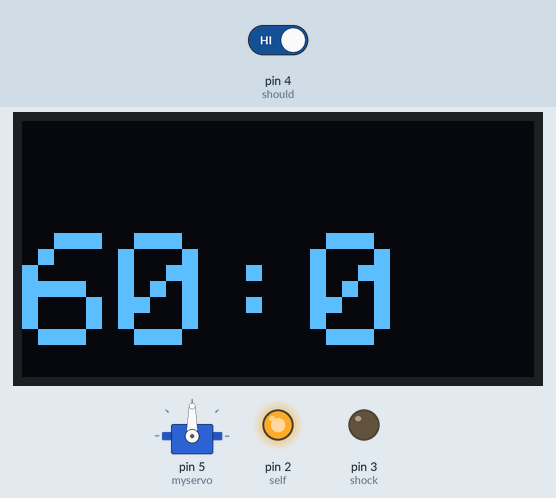
Recording of a sketch running on a simulated Arduino Uno, built with avr-gcc and run on an emulated ATmega328P. Shown: servo, 128×64 one-colour display, output pins drawn as LEDs (lit = HIGH). The test bench sets the inputs (shaded band); at power-on: pin 4 (should) HIGH. What the sketch prints to the serial monitor is not drawn.

Above: at 3.2 s.
3.3 s: pin 4 (should) driven LOW
At 9.1 s:
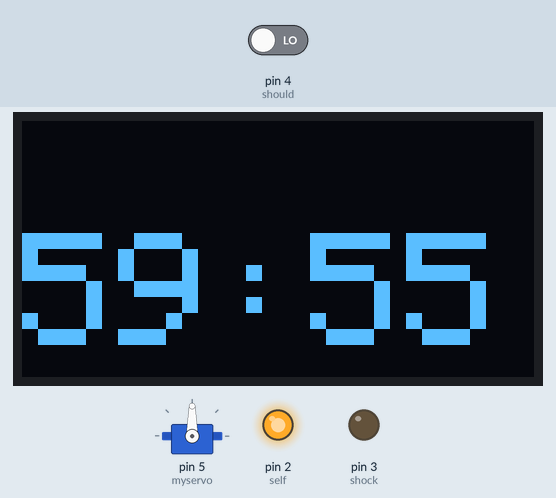
10.0 s: pin 4 (should) driven HIGH
At 11.7 s:
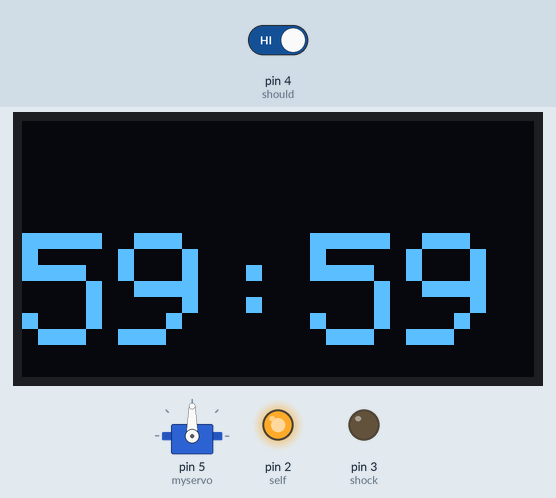
30.7 s: pin 4 (should) driven LOW
At 32.2 s:
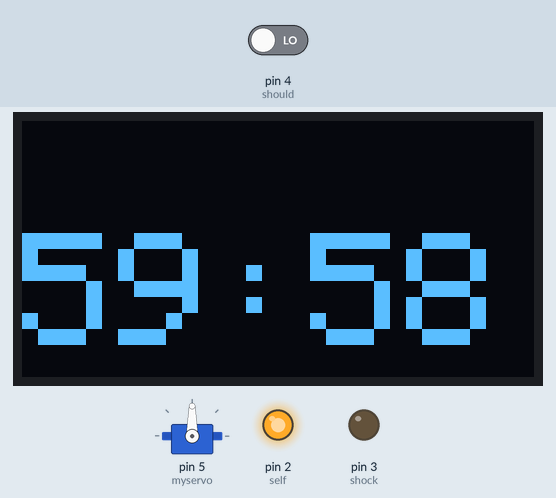
Timing chart, 0 to 33.7 s (numbered marks = the images above; inputs shaded):
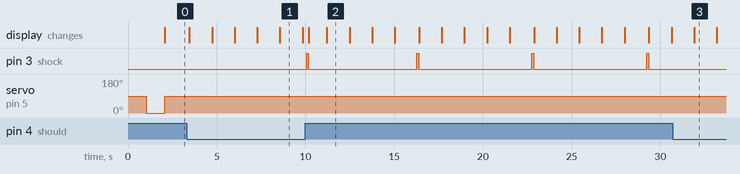

The sketch:

firmwere.ino
```cpp
const int self = 2;
const int shock = 3;
const int should = 4;
int count = 0;
int time = 3600;
#include <SPI.h>
#include <Servo.h>
#include <Wire.h>
#include <Adafruit_GFX.h>
#include <Adafruit_SSD1306.h>
#define SCREEN_WIDTH 128
#define SCREEN_HEIGHT 64
#define OLED_RESET     -1
#define SCREEN_ADDRESS 0x3C
Adafruit_SSD1306 display(SCREEN_WIDTH, SCREEN_HEIGHT, &Wire, OLED_RESET);
Servo myservo;

void setup() {
  Serial.begin(9600);
  pinMode(self, OUTPUT);
  pinMode(shock, OUTPUT);
  pinMode(should, INPUT);
  myservo.attach(5);

  digitalWrite(self, HIGH);

  if(!display.begin(SSD1306_SWITCHCAPVCC, SCREEN_ADDRESS)) {
    Serial.println(F("SSD1306 allocation failed"));
    for(;;);
  }
  // servo here
  myservo.write(90);
  delay(1000);
  myservo.write(0);
  delay(1000);
  myservo.write(90);

}

void loop() {
  int state = digitalRead(should);
  if(time <= 3595){
    if(state == LOW){
      Serial.println(";lkjsaf;lsakjfalk;fj");
    }else{
      digitalWrite(shock, HIGH);
      delay(100);
      digitalWrite(shock, LOW);
      time = 3600;
    }
  }

  // time to string
  int temp_time = time % 60;
  String string_time = "";
  string_time = String((time - temp_time)/60) + ":";
  string_time += String(temp_time);


  // screen
  display.clearDisplay();
  display.setTextSize(4);
  display.setTextColor(WHITE);
  display.setCursor(0, 28);
  display.println(string_time);
  display.display();
  if(count == 10){
    time--;
    count = 0;
  }
  count++;
  if(time <= 0){
    digitalWrite(self, LOW);
  }
  delay(100);
}
```

Measured:
- after the input at 3.3 s, pin 3 (shock): stays LOW (without the input it goes to HIGH after 5.2 s)
- after the input at 10.0 s, pin 3 (shock): alternates HIGH for 0.10 s and LOW for 6.4 s, starting after 0.07 s
- after the input at 30.7 s, pin 3 (shock): stops changing and stays LOW
- what the display in image 1 shows lasts 1.2 s, from 8.6 s to 9.8 s
